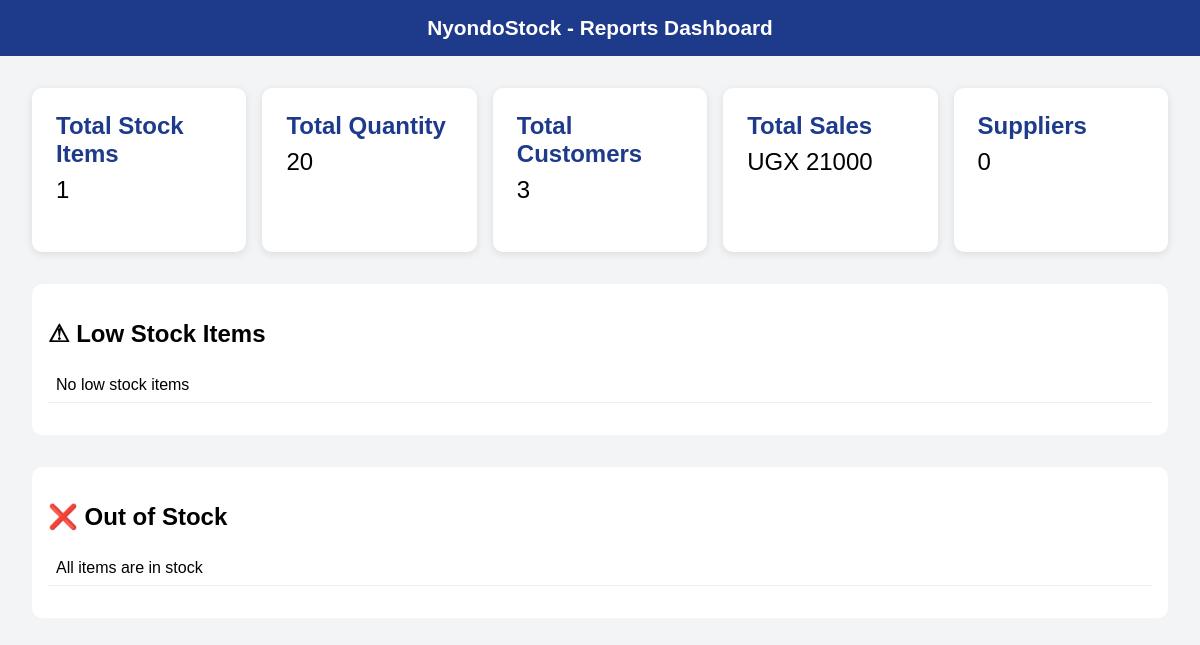
Page /reports/ on the earlier database version.
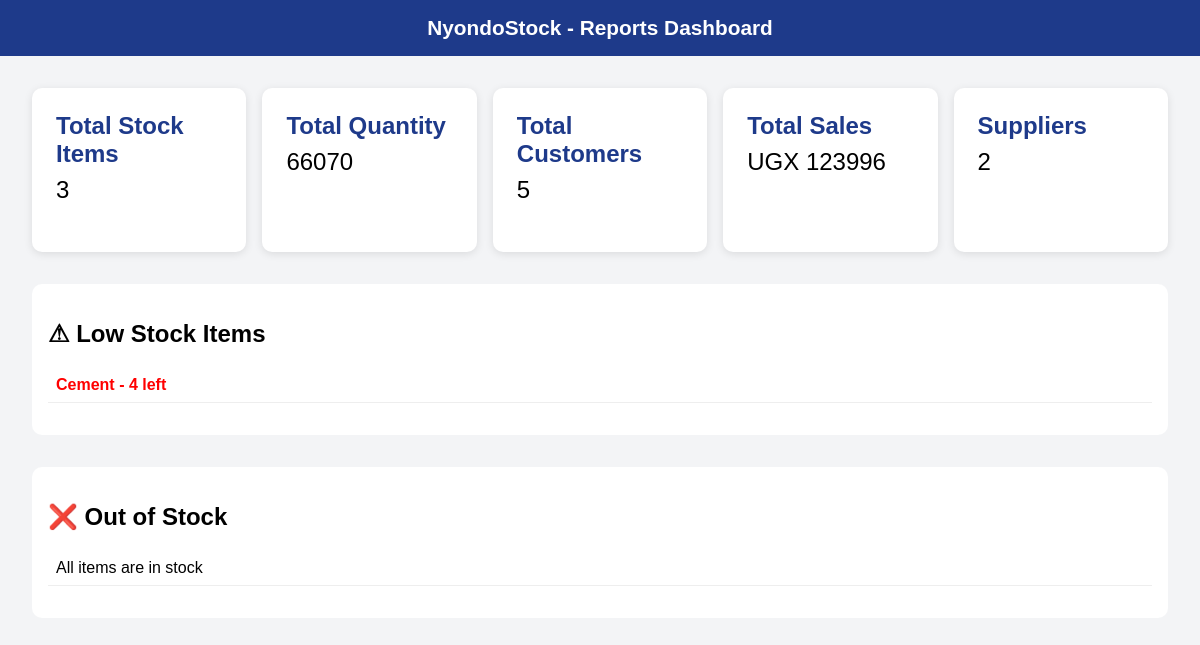
Same page on the later database version.
### mugeniapp/models.py (models this page shows, shortened)
class Stock(models.Model):
    name = models.CharField(max_length=100)
    category = models.CharField(max_length=100)
    quantity = models.PositiveIntegerField(default=0)
    cost_price = models.PositiveIntegerField(default=0)
    selling_price = models.PositiveIntegerField(default=0)
    date = models.DateField()
    specifications = models.CharField(max_length=100, null=True)

### mugeniapp/views.py (the view)
# urls.py: path('reports/', views.reports, name='reports'),
def reports(request):
    total_stock_items = Stock.objects.count()
    total_stock_quantity = Stock.objects.aggregate(
        total=Sum('quantity')
    )['total'] or 0
    low_stock_items = Stock.objects.filter(quantity__lt=5)
    out_of_stock = Stock.objects.filter(quantity=0)
    total_customers = Customer.objects.count()
    total_sales = Customer.objects.aggregate(
        total=Sum('amount')
    )['total'] or 0
    total_suppliers = Supplier.objects.count()
    context = {
        "total_stock_items": total_stock_items,
        "total_stock_quantity": total_stock_quantity,
        "low_stock_items": low_stock_items,
        "out_of_stock": out_of_stock,
        "total_customers": total_customers,
        "total_sales": total_sales,
        "total_suppliers": total_suppliers,
    }
    return render(request, "reports.html", context)

### mugeniapp/templates/reports.html (shortened to what this page needs)
<!doctype html>
<html lang="en">
<head>
</head>
<body>
<nav>NyondoStock - Reports Dashboard</nav>
<div class="container">
  <div class="cards">
    <div class="card">
      <h2>Total Stock Items</h2>
      <p>{{ total_stock_items }}</p>
    </div>
    <div class="card">
      <h2>Total Quantity</h2>
      <p>{{ total_stock_quantity }}</p>
    </div>
    <div class="card">
      <h2>Total Customers</h2>
      <p>{{ total_customers }}</p>
    </div>
    <div class="card">
      <h2>Total Sales</h2>
      <p>UGX {{ total_sales }}</p>
    </div>
    <div class="card">
      <h2>Suppliers</h2>
      <p>{{ total_suppliers }}</p>
    </div>
  </div>
  <div class="section">
    <h2>⚠ Low Stock Items</h2>
    <ul>
      {% for item in low_stock_items %}
        <li class="danger">{{ item.name }} - {{ item.quantity }} left</li>
      {% empty %}
        <li>No low stock items</li>
      {% endfor %}
    </ul>
  </div>
  <div class="section">
    <h2>❌ Out of Stock</h2>
    <ul>
      {% for item in out_of_stock %}
        <li class="danger">{{ item.name }}</li>
      {% empty %}
        <li>All items are in stock</li>
      {% endfor %}
    </ul>
  </div>
</div>
</body>
</html>

Differences in the rows shown:
added Stock: name "Cement", quantity "4"
Other differences:
{{ total_stock_items }}: "1" → "3"
{{ total_stock_quantity }}: "20" → "66070"
{{ total_customers }}: "3" → "5"
{{ total_sales }}: "21000" → "123996"
{{ total_suppliers }}: "0" → "2"
text no longer shown: "No low stock items"
